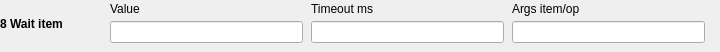
  <widget class="caFrame" name="editActionFrame8">
   <property name="geometry"><rect><x>180</x><y>258</y><width>720</width><height>52</height></rect></property>
   <property name="visibility"><enum>caFrame::Calc</enum></property>
   <property name="visibilityCalc"><string notr="true">A==8</string></property>
   <property name="channel" stdset="0"><string notr="true">$(SEQ_PFX)Edit-Action</string></property>
   <widget class="caLabel" name="editActionName8">
    <property name="geometry"><rect><x>0</x><y>2</y><width>105</width><height>43</height></rect></property>
    <property name="font"><font><bold>true</bold></font></property>
    <property name="wordWrap"><bool>true</bool></property>
    <property name="text"><string>8 Wait item</string></property>
   </widget>
   <widget class="caLabel" name="editPositionLabelA8_0"><property name="geometry"><rect><x>110</x><y>0</y><width>193</width><height>18</height></rect></property><property name="text"><string>Value</string></property></widget>
   <widget class="caTextEntry" name="editPositionA8_0"><property name="geometry"><rect><x>110</x><y>21</y><width>193</width><height>22</height></rect></property><property name="channel" stdset="0"><string notr="true">$(SEQ_PFX)Edit-Position</string></property></widget>
   <widget class="caLabel" name="editTimeoutMsLabelA8_1"><property name="geometry"><rect><x>311</x><y>0</y><width>193</width><height>18</height></rect></property><property name="text"><string>Timeout ms</string></property></widget>
   <widget class="caTextEntry" name="editTimeoutMsA8_1"><property name="geometry"><rect><x>311</x><y>21</y><width>193</width><height>22</height></rect></property><property name="channel" stdset="0"><string notr="true">$(SEQ_PFX)Edit-TimeoutMs</string></property></widget>
   <widget class="caLabel" name="editArgsLabelA8_2"><property name="geometry"><rect><x>512</x><y>0</y><width>193</width><height>18</height></rect></property><property name="text"><string>Args item/op</string></property></widget>
   <widget class="caTextEntry" name="editArgsA8_2"><property name="geometry"><rect><x>512</x><y>21</y><width>193</width><height>22</height></rect></property><property name="channel" stdset="0"><string notr="true">$(SEQ_PFX)Edit-Args</string></property><property name="formatType"><enum>caLineEdit::string</enum></property></widget>
  </widget>
